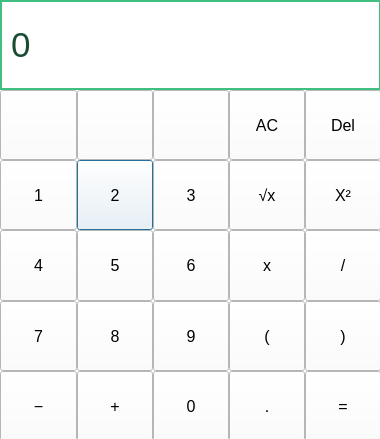
<?xml version="1.0" encoding="UTF-8"?>
<ui version="4.0">
 <class>Calculator</class>
 <widget class="QDialog" name="Calculator">
  <property name="geometry">
   <rect>
    <x>0</x>
    <y>0</y>
    <width>380</width>
    <height>439</height>
   </rect>
  </property>
  <property name="palette">
   <palette>
    <active>
     <colorrole role="WindowText">
      <brush brushstyle="SolidPattern">
       <color alpha="255">
        <red>0</red>
        <green>0</green>
        <blue>0</blue>
       </color>
      </brush>
     </colorrole>
     <colorrole role="Button">
      <brush brushstyle="SolidPattern">
       <color alpha="255">
        <red>255</red>
        <green>255</green>
        <blue>255</blue>
       </color>
      </brush>
     </colorrole>
     <colorrole role="Light">
      <brush brushstyle="SolidPattern">
       <color alpha="255">
        <red>255</red>
        <green>255</green>
        <blue>255</blue>
       </color>
      </brush>
     </colorrole>
     <colorrole role="Midlight">
      <brush brushstyle="SolidPattern">
       <color alpha="255">
        <red>255</red>
        <green>255</green>
        <blue>255</blue>
       </color>
      </brush>
     </colorrole>
     <colorrole role="Dark">
      <brush brushstyle="SolidPattern">
       <color alpha="255">
        <red>127</red>
        <green>127</green>
        <blue>127</blue>
       </color>
      </brush>
     </colorrole>
     <colorrole role="Mid">
      <brush brushstyle="SolidPattern">
       <color alpha="255">
        <red>170</red>
        <green>170</green>
        <blue>170</blue>
       </color>
      </brush>
     </colorrole>
     <colorrole role="Text">
      <brush brushstyle="SolidPattern">
       <color alpha="255">
        <red>0</red>
        <green>0</green>
        <blue>0</blue>
       </color>
      </brush>
     </colorrole>
     <colorrole role="BrightText">
      <brush brushstyle="SolidPattern">
       <color alpha="255">
        <red>255</red>
        <green>255</green>
        <blue>255</blue>
       </color>
      </brush>
     </colorrole>
     <colorrole role="ButtonText">
      <brush brushstyle="SolidPattern">
       <color alpha="255">
        <red>0</red>
        <green>0</green>
        <blue>0</blue>
       </color>
      </brush>
     </colorrole>
     <colorrole role="Base">
      <brush brushstyle="SolidPattern">
       <color alpha="255">
        <red>255</red>
        <green>255</green>
        <blue>255</blue>
       </color>
      </brush>
     </colorrole>
     <colorrole role="Window">
      <brush brushstyle="SolidPattern">
       <color alpha="255">
        <red>255</red>
        <green>255</green>
        <blue>255</blue>
       </color>
      </brush>
     </colorrole>
     <colorrole role="Shadow">
      <brush brushstyle="SolidPattern">
       <color alpha="255">
        <red>0</red>
        <green>0</green>
        <blue>0</blue>
       </color>
      </brush>
     </colorrole>
     <colorrole role="AlternateBase">
      <brush brushstyle="SolidPattern">
       <color alpha="255">
        <red>255</red>
        <green>255</green>
        <blue>255</blue>
       </color>
      </brush>
     </colorrole>
     <colorrole role="ToolTipBase">
      <brush brushstyle="SolidPattern">
       <color alpha="255">
        <red>255</red>
        <green>255</green>
        <blue>220</blue>
       </color>
      </brush>
     </colorrole>
     <colorrole role="ToolTipText">
      <brush brushstyle="SolidPattern">
       <color alpha="255">
        <red>0</red>
        <green>0</green>
        <blue>0</blue>
       </color>
      </brush>
     </colorrole>
     <colorrole role="PlaceholderText">
      <brush brushstyle="SolidPattern">
       <color alpha="128">
        <red>0</red>
        <green>0</green>
        <blue>0</blue>
       </color>
      </brush>
     </colorrole>
    </active>
    <inactive>
     <colorrole role="WindowText">
      <brush brushstyle="SolidPattern">
       <color alpha="255">
        <red>0</red>
        <green>0</green>
        <blue>0</blue>
       </color>
      </brush>
     </colorrole>
     <colorrole role="Button">
      <brush brushstyle="SolidPattern">
       <color alpha="255">
        <red>255</red>
        <green>255</green>
        <blue>255</blue>
       </color>
      </brush>
     </colorrole>
     <colorrole role="Light">
      <brush brushstyle="SolidPattern">
       <color alpha="255">
        <red>255</red>
        <green>255</green>
        <blue>255</blue>
       </color>
      </brush>
     </colorrole>
     <colorrole role="Midlight">
      <brush brushstyle="SolidPattern">
       <color alpha="255">
        <red>255</red>
        <green>255</green>
        <blue>255</blue>
       </color>
      </brush>
     </colorrole>
     <colorrole role="Dark">
      <brush brushstyle="SolidPattern">
       <color alpha="255">
        <red>127</red>
        <green>127</green>
        <blue>127</blue>
       </color>
      </brush>
     </colorrole>
     <colorrole role="Mid">
      <brush brushstyle="SolidPattern">
       <color alpha="255">
        <red>170</red>
        <green>170</green>
        <blue>170</blue>
       </color>
      </brush>
     </colorrole>
     <colorrole role="Text">
      <brush brushstyle="SolidPattern">
       <color alpha="255">
        <red>0</red>
        <green>0</green>
        <blue>0</blue>
       </color>
      </brush>
     </colorrole>
     <colorrole role="BrightText">
      <brush brushstyle="SolidPattern">
       <color alpha="255">
        <red>255</red>
        <green>255</green>
        <blue>255</blue>
       </color>
      </brush>
     </colorrole>
     <colorrole role="ButtonText">
      <brush brushstyle="SolidPattern">
       <color alpha="255">
        <red>0</red>
        <green>0</green>
        <blue>0</blue>
       </color>
      </brush>
     </colorrole>
     <colorrole role="Base">
      <brush brushstyle="SolidPattern">
       <color alpha="255">
        <red>255</red>
        <green>255</green>
        <blue>255</blue>
       </color>
      </brush>
     </colorrole>
     <colorrole role="Window">
      <brush brushstyle="SolidPattern">
       <color alpha="255">
        <red>255</red>
        <green>255</green>
        <blue>255</blue>
       </color>
      </brush>
     </colorrole>
     <colorrole role="Shadow">
      <brush brushstyle="SolidPattern">
       <color alpha="255">
        <red>0</red>
        <green>0</green>
        <blue>0</blue>
       </color>
      </brush>
     </colorrole>
     <colorrole role="AlternateBase">
      <brush brushstyle="SolidPattern">
       <color alpha="255">
        <red>255</red>
        <green>255</green>
        <blue>255</blue>
       </color>
      </brush>
     </colorrole>
     <colorrole role="ToolTipBase">
      <brush brushstyle="SolidPattern">
       <color alpha="255">
        <red>255</red>
        <green>255</green>
        <blue>220</blue>
       </color>
      </brush>
     </colorrole>
     <colorrole role="ToolTipText">
      <brush brushstyle="SolidPattern">
       <color alpha="255">
        <red>0</red>
        <green>0</green>
        <blue>0</blue>
       </color>
      </brush>
     </colorrole>
     <colorrole role="PlaceholderText">
      <brush brushstyle="SolidPattern">
       <color alpha="128">
        <red>0</red>
        <green>0</green>
        <blue>0</blue>
       </color>
      </brush>
     </colorrole>
    </inactive>
    <disabled>
     <colorrole role="WindowText">
      <brush brushstyle="SolidPattern">
       <color alpha="255">
        <red>127</red>
        <green>127</green>
        <blue>127</blue>
       </color>
      </brush>
     </colorrole>
     <colorrole role="Button">
      <brush brushstyle="SolidPattern">
       <color alpha="255">
        <red>255</red>
        <green>255</green>
        <blue>255</blue>
       </color>
      </brush>
     </colorrole>
     <colorrole role="Light">
      <brush brushstyle="SolidPattern">
       <color alpha="255">
        <red>255</red>
        <green>255</green>
        <blue>255</blue>
       </color>
      </brush>
     </colorrole>
     <colorrole role="Midlight">
      <brush brushstyle="SolidPattern">
       <color alpha="255">
        <red>255</red>
        <green>255</green>
        <blue>255</blue>
       </color>
      </brush>
     </colorrole>
     <colorrole role="Dark">
      <brush brushstyle="SolidPattern">
       <color alpha="255">
        <red>127</red>
        <green>127</green>
        <blue>127</blue>
       </color>
      </brush>
     </colorrole>
     <colorrole role="Mid">
      <brush brushstyle="SolidPattern">
       <color alpha="255">
        <red>170</red>
        <green>170</green>
        <blue>170</blue>
       </color>
      </brush>
     </colorrole>
     <colorrole role="Text">
      <brush brushstyle="SolidPattern">
       <color alpha="255">
        <red>127</red>
        <green>127</green>
        <blue>127</blue>
       </color>
      </brush>
     </colorrole>
     <colorrole role="BrightText">
      <brush brushstyle="SolidPattern">
       <color alpha="255">
        <red>255</red>
        <green>255</green>
        <blue>255</blue>
       </color>
      </brush>
     </colorrole>
     <colorrole role="ButtonText">
      <brush brushstyle="SolidPattern">
       <color alpha="255">
        <red>127</red>
        <green>127</green>
        <blue>127</blue>
       </color>
      </brush>
     </colorrole>
     <colorrole role="Base">
      <brush brushstyle="SolidPattern">
       <color alpha="255">
        <red>255</red>
        <green>255</green>
        <blue>255</blue>
       </color>
      </brush>
     </colorrole>
     <colorrole role="Window">
      <brush brushstyle="SolidPattern">
       <color alpha="255">
        <red>255</red>
        <green>255</green>
        <blue>255</blue>
       </color>
      </brush>
     </colorrole>
     <colorrole role="Shadow">
      <brush brushstyle="SolidPattern">
       <color alpha="255">
        <red>0</red>
        <green>0</green>
        <blue>0</blue>
       </color>
      </brush>
     </colorrole>
     <colorrole role="AlternateBase">
      <brush brushstyle="SolidPattern">
       <color alpha="255">
        <red>255</red>
        <green>255</green>
        <blue>255</blue>
       </color>
      </brush>
     </colorrole>
     <colorrole role="ToolTipBase">
      <brush brushstyle="SolidPattern">
       <color alpha="255">
        <red>255</red>
        <green>255</green>
        <blue>220</blue>
       </color>
      </brush>
     </colorrole>
     <colorrole role="ToolTipText">
      <brush brushstyle="SolidPattern">
       <color alpha="255">
        <red>0</red>
        <green>0</green>
        <blue>0</blue>
       </color>
      </brush>
     </colorrole>
     <colorrole role="PlaceholderText">
      <brush brushstyle="SolidPattern">
       <color alpha="128">
        <red>0</red>
        <green>0</green>
        <blue>0</blue>
       </color>
      </brush>
     </colorrole>
    </disabled>
   </palette>
  </property>
  <property name="contextMenuPolicy">
   <enum>Qt::NoContextMenu</enum>
  </property>
  <property name="windowTitle">
   <string>Dialog</string>
  </property>
  <property name="styleSheet">
   <string notr="true"/>
  </property>
  <widget class="QWidget" name="gridLayoutWidget">
   <property name="geometry">
    <rect>
     <x>0</x>
     <y>90</y>
     <width>381</width>
     <height>351</height>
    </rect>
   </property>
   <layout class="QGridLayout" name="qwe">
    <property name="sizeConstraint">
     <enum>QLayout::SetDefaultConstraint</enum>
    </property>
    <property name="spacing">
     <number>0</number>
    </property>
    <item row="1" column="1">
     <widget class="QPushButton" name="pushButton_two">
      <property name="sizePolicy">
       <sizepolicy hsizetype="Expanding" vsizetype="Ignored">
        <horstretch>0</horstretch>
        <verstretch>0</verstretch>
       </sizepolicy>
      </property>
      <property name="font">
       <font>
        <family>Arial</family>
        <pointsize>12</pointsize>
        <weight>50</weight>
        <bold>false</bold>
       </font>
      </property>
      <property name="styleSheet">
       <string notr="true">QPushButton
{
	border: 1px solid gray;
	border-color: #40bf80;
	background-color: #ffffff;
	color:#194d33;
}
QPushButton:pressed
{
	background-color: #ffcccc;
}R</string>
      </property>
      <property name="text">
       <string>2</string>
      </property>
     </widget>
    </item>
    <item row="3" column="0">
     <widget class="QPushButton" name="pushButton_seven">
      <property name="sizePolicy">
       <sizepolicy hsizetype="Expanding" vsizetype="Ignored">
        <horstretch>0</horstretch>
        <verstretch>0</verstretch>
       </sizepolicy>
      </property>
      <property name="font">
       <font>
        <family>Arial</family>
        <pointsize>12</pointsize>
        <weight>50</weight>
        <bold>false</bold>
       </font>
      </property>
      <property name="styleSheet">
       <string notr="true">QPushButton
{
	border: 1px solid gray;
	border-color: #40bf80;
	background-color: #ffffff;
	color:#194d33;
}
QPushButton:pressed
{
	background-color: #ffcccc;
}R</string>
      </property>
      <property name="text">
       <string>7</string>
      </property>
     </widget>
    </item>
    <item row="3" column="2">
     <widget class="QPushButton" name="pushButton_nine">
      <property name="sizePolicy">
       <sizepolicy hsizetype="Expanding" vsizetype="Ignored">
        <horstretch>0</horstretch>
        <verstretch>0</verstretch>
       </sizepolicy>
      </property>
      <property name="font">
       <font>
        <family>Arial</family>
        <pointsize>12</pointsize>
        <weight>50</weight>
        <bold>false</bold>
       </font>
      </property>
      <property name="styleSheet">
       <string notr="true">QPushButton
{
	border: 1px solid gray;
	border-color: #40bf80;
	background-color: #ffffff;
	color:#194d33;
}
QPushButton:pressed
{
	background-color: #ffcccc;
}R</string>
      </property>
      <property name="text">
       <string>9</string>
      </property>
     </widget>
    </item>
    <item row="3" column="1">
     <widget class="QPushButton" name="pushButton_eight">
      <property name="sizePolicy">
       <sizepolicy hsizetype="Expanding" vsizetype="Ignored">
        <horstretch>0</horstretch>
        <verstretch>0</verstretch>
       </sizepolicy>
      </property>
      <property name="font">
       <font>
        <family>Arial</family>
        <pointsize>12</pointsize>
        <weight>50</weight>
        <bold>false</bold>
       </font>
      </property>
      <property name="styleSheet">
       <string notr="true">QPushButton
{
	border: 1px solid gray;
	border-color: #40bf80;
	background-color: #ffffff;
	color:#194d33;
}
QPushButton:pressed
{
	background-color: #ffcccc;
}R</string>
      </property>
      <property name="text">
       <string>8</string>
      </property>
     </widget>
    </item>
    <item row="2" column="1">
     <widget class="QPushButton" name="pushButton_five">
      <property name="sizePolicy">
       <sizepolicy hsizetype="Expanding" vsizetype="Ignored">
        <horstretch>0</horstretch>
        <verstretch>0</verstretch>
       </sizepolicy>
      </property>
      <property name="font">
       <font>
        <family>Arial</family>
        <pointsize>12</pointsize>
        <weight>50</weight>
        <bold>false</bold>
       </font>
      </property>
      <property name="styleSheet">
       <string notr="true">QPushButton
{
	border: 1px solid gray;
	border-color: #40bf80;
	background-color: #ffffff;
	color:#194d33;
}
QPushButton:pressed
{
	background-color: #ffcccc;
}R</string>
      </property>
      <property name="text">
       <string>5</string>
      </property>
     </widget>
    </item>
    <item row="4" column="2">
     <widget class="QPushButton" name="pushButton_zero">
      <property name="sizePolicy">
       <sizepolicy hsizetype="Expanding" vsizetype="Ignored">
        <horstretch>0</horstretch>
        <verstretch>0</verstretch>
       </sizepolicy>
      </property>
      <property name="font">
       <font>
        <family>Arial</family>
        <pointsize>12</pointsize>
        <weight>50</weight>
        <bold>false</bold>
       </font>
      </property>
      <property name="styleSheet">
       <string notr="true">QPushButton
{
	border: 1px solid gray;
	border-color: #40bf80;
	background-color: #ffffff;
	color:#194d33;
}
QPushButton:pressed
{
	background-color: #ffcccc;
}R</string>
      </property>
      <property name="text">
       <string>0</string>
      </property>
     </widget>
    </item>
    <item row="1" column="4">
     <widget class="QPushButton" name="pushButton_plus_minus">
      <property name="sizePolicy">
       <sizepolicy hsizetype="Expanding" vsizetype="Ignored">
        <horstretch>0</horstretch>
        <verstretch>0</verstretch>
       </sizepolicy>
      </property>
      <property name="font">
       <font>
        <family>Arial</family>
        <pointsize>12</pointsize>
        <weight>50</weight>
        <bold>false</bold>
       </font>
      </property>
      <property name="styleSheet">
       <string notr="true">QPushButton
{
	border: 1px solid gray;
	border-color: #40bf80;
	background-color: #ffffff;
	color:#194d33;
}
QPushButton:pressed
{
	background-color: #ffcccc;
}R</string>
      </property>
      <property name="text">
       <string>X²</string>
      </property>
     </widget>
    </item>
    <item row="2" column="0">
     <widget class="QPushButton" name="pushButton_four">
      <property name="sizePolicy">
       <sizepolicy hsizetype="Expanding" vsizetype="Ignored">
        <horstretch>0</horstretch>
        <verstretch>0</verstretch>
       </sizepolicy>
      </property>
      <property name="font">
       <font>
        <family>Arial</family>
        <pointsize>12</pointsize>
        <weight>50</weight>
        <bold>false</bold>
       </font>
      </property>
      <property name="styleSheet">
       <string notr="true">QPushButton
{
	border: 1px solid gray;
	border-color: #40bf80;
	background-color: #ffffff;
	color:#194d33;
}
QPushButton:pressed
{
	background-color: #ffcccc;
}R</string>
      </property>
      <property name="text">
       <string>4</string>
      </property>
     </widget>
    </item>
    <item row="4" column="1">
     <widget class="QPushButton" name="pushButton_plus">
      <property name="sizePolicy">
       <sizepolicy hsizetype="Expanding" vsizetype="Ignored">
        <horstretch>0</horstretch>
        <verstretch>0</verstretch>
       </sizepolicy>
      </property>
      <property name="font">
       <font>
        <family>Arial</family>
        <pointsize>12</pointsize>
        <weight>50</weight>
        <bold>false</bold>
       </font>
      </property>
      <property name="styleSheet">
       <string notr="true">QPushButton
{
	border: 1px solid gray;
	border-color: #40bf80;
	background-color: #ffffff;
	color:#194d33;
}
QPushButton:pressed
{
	background-color: #ffcccc;
}R</string>
      </property>
      <property name="text">
       <string>+</string>
      </property>
     </widget>
    </item>
    <item row="1" column="2">
     <widget class="QPushButton" name="pushButton_three">
      <property name="sizePolicy">
       <sizepolicy hsizetype="Expanding" vsizetype="Ignored">
        <horstretch>0</horstretch>
        <verstretch>0</verstretch>
       </sizepolicy>
      </property>
      <property name="font">
       <font>
        <family>Arial</family>
        <pointsize>12</pointsize>
        <weight>50</weight>
        <bold>false</bold>
       </font>
      </property>
      <property name="styleSheet">
       <string notr="true">QPushButton
{
	border: 1px solid gray;
	border-color: #40bf80;
	background-color: #ffffff;
	color:#194d33;
}
QPushButton:pressed
{
	background-color: #ffcccc;
}R</string>
      </property>
      <property name="text">
       <string>3</string>
      </property>
     </widget>
    </item>
    <item row="1" column="0">
     <widget class="QPushButton" name="pushButton_one">
      <property name="sizePolicy">
       <sizepolicy hsizetype="Expanding" vsizetype="Ignored">
        <horstretch>0</horstretch>
        <verstretch>0</verstretch>
       </sizepolicy>
      </property>
      <property name="font">
       <font>
        <family>Arial</family>
        <pointsize>12</pointsize>
        <weight>50</weight>
        <bold>false</bold>
       </font>
      </property>
      <property name="styleSheet">
       <string notr="true">QPushButton
{
	border: 1px solid gray;
	border-color: #40bf80;
	background-color: #ffffff;
	color:#194d33;
}
QPushButton:pressed
{
	background-color: #ffcccc;
}R</string>
      </property>
      <property name="text">
       <string>1</string>
      </property>
     </widget>
    </item>
    <item row="4" column="0">
     <widget class="QPushButton" name="pushButton_minus">
      <property name="sizePolicy">
       <sizepolicy hsizetype="Expanding" vsizetype="Ignored">
        <horstretch>0</horstretch>
        <verstretch>0</verstretch>
       </sizepolicy>
      </property>
      <property name="font">
       <font>
        <family>Arial</family>
        <pointsize>12</pointsize>
        <weight>50</weight>
        <bold>false</bold>
       </font>
      </property>
      <property name="styleSheet">
       <string notr="true">QPushButton
{
	border: 1px solid gray;
	border-color: #40bf80;
	background-color: #ffffff;
	color:#194d33;
}
QPushButton:pressed
{
	background-color: #ffcccc;
}R</string>
      </property>
      <property name="text">
       <string>−</string>
      </property>
     </widget>
    </item>
    <item row="2" column="2">
     <widget class="QPushButton" name="pushButton_six">
      <property name="sizePolicy">
       <sizepolicy hsizetype="Expanding" vsizetype="Ignored">
        <horstretch>0</horstretch>
        <verstretch>0</verstretch>
       </sizepolicy>
      </property>
      <property name="font">
       <font>
        <family>Arial</family>
        <pointsize>12</pointsize>
        <weight>50</weight>
        <bold>false</bold>
       </font>
      </property>
      <property name="styleSheet">
       <string notr="true">QPushButton
{
	border: 1px solid gray;
	border-color: #40bf80;
	background-color: #ffffff;
	color:#194d33;
}
QPushButton:pressed
{
	background-color: #ffcccc;
}R</string>
      </property>
      <property name="text">
       <string>6</string>
      </property>
     </widget>
    </item>
    <item row="4" column="3">
     <widget class="QPushButton" name="pushButton_dot">
      <property name="sizePolicy">
       <sizepolicy hsizetype="Expanding" vsizetype="Ignored">
        <horstretch>0</horstretch>
        <verstretch>0</verstretch>
       </sizepolicy>
      </property>
      <property name="font">
       <font>
        <family>Arial</family>
        <pointsize>12</pointsize>
        <weight>50</weight>
        <bold>false</bold>
       </font>
      </property>
      <property name="styleSheet">
       <string notr="true">QPushButton
{
	border: 1px solid gray;
	border-color: #40bf80;
	background-color: #ffffff;
	color:#194d33;
}
QPushButton:pressed
{
	background-color: #ffcccc;
}R</string>
      </property>
      <property name="text">
       <string>.</string>
      </property>
     </widget>
    </item>
    <item row="4" column="4">
     <widget class="QPushButton" name="pushButton_equals">
      <property name="sizePolicy">
       <sizepolicy hsizetype="Expanding" vsizetype="Ignored">
        <horstretch>0</horstretch>
        <verstretch>0</verstretch>
       </sizepolicy>
      </property>
      <property name="font">
       <font>
        <family>Arial</family>
        <pointsize>12</pointsize>
        <weight>50</weight>
        <bold>false</bold>
       </font>
      </property>
      <property name="styleSheet">
       <string notr="true">QPushButton
{
	border: 1px solid gray;
	border-color: #40bf80;
	background-color: #ffffff;
	color:#194d33;
}
QPushButton:pressed
{
	background-color: #ffcccc;
}R</string>
      </property>
      <property name="text">
       <string>=</string>
      </property>
     </widget>
    </item>
    <item row="0" column="3">
     <widget class="QPushButton" name="pushButton_clear">
      <property name="sizePolicy">
       <sizepolicy hsizetype="Expanding" vsizetype="Ignored">
        <horstretch>0</horstretch>
        <verstretch>0</verstretch>
       </sizepolicy>
      </property>
      <property name="font">
       <font>
        <family>Arial</family>
        <pointsize>12</pointsize>
        <weight>50</weight>
        <bold>false</bold>
       </font>
      </property>
      <property name="styleSheet">
       <string notr="true">QPushButton
{
	border: 1px solid gray;
	border-color: #40bf80;
	background-color: #ffffff;
	color:#194d33;
}
QPushButton:pressed
{
	background-color: #ffcccc;
}R</string>
      </property>
      <property name="text">
       <string>AC</string>
      </property>
     </widget>
    </item>
    <item row="0" column="4">
     <widget class="QPushButton" name="pushButton_del">
      <property name="sizePolicy">
       <sizepolicy hsizetype="Expanding" vsizetype="Ignored">
        <horstretch>0</horstretch>
        <verstretch>0</verstretch>
       </sizepolicy>
      </property>
      <property name="font">
       <font>
        <family>Arial</family>
        <pointsize>12</pointsize>
        <weight>50</weight>
        <bold>false</bold>
       </font>
      </property>
      <property name="styleSheet">
       <string notr="true">QPushButton
{
	border: 1px solid gray;
	border-color: #40bf80;
	background-color: #ffffff;
	color:#194d33;
}
QPushButton:pressed
{
	background-color: #ffcccc;
}R</string>
      </property>
      <property name="text">
       <string>Del</string>
      </property>
     </widget>
    </item>
    <item row="1" column="3">
     <widget class="QPushButton" name="pushButton_square_root">
      <property name="sizePolicy">
       <sizepolicy hsizetype="Expanding" vsizetype="Ignored">
        <horstretch>0</horstretch>
        <verstretch>0</verstretch>
       </sizepolicy>
      </property>
      <property name="font">
       <font>
        <family>Arial</family>
        <pointsize>12</pointsize>
        <weight>50</weight>
        <bold>false</bold>
       </font>
      </property>
      <property name="styleSheet">
       <string notr="true">QPushButton
{
	border: 1px solid gray;
	border-color: #40bf80;
	background-color: #ffffff;
	color:#194d33;
}
QPushButton:pressed
{
	background-color: #ffcccc;
}R</string>
      </property>
      <property name="text">
       <string>√x</string>
      </property>
     </widget>
    </item>
    <item row="2" column="3">
     <widget class="QPushButton" name="pushButton_multiply">
      <property name="sizePolicy">
       <sizepolicy hsizetype="Expanding" vsizetype="Ignored">
        <horstretch>0</horstretch>
        <verstretch>0</verstretch>
       </sizepolicy>
      </property>
      <property name="font">
       <font>
        <family>Arial</family>
        <pointsize>12</pointsize>
        <weight>50</weight>
        <bold>false</bold>
       </font>
      </property>
      <property name="styleSheet">
       <string notr="true">QPushButton
{
	border: 1px solid gray;
	border-color: #40bf80;
	background-color: #ffffff;
	color:#194d33;
}
QPushButton:pressed
{
	background-color: #ffcccc;
}R</string>
      </property>
      <property name="text">
       <string>x</string>
      </property>
     </widget>
    </item>
    <item row="3" column="3">
     <widget class="QPushButton" name="pushButton_bracket_left">
      <property name="sizePolicy">
       <sizepolicy hsizetype="Expanding" vsizetype="Ignored">
        <horstretch>0</horstretch>
        <verstretch>0</verstretch>
       </sizepolicy>
      </property>
      <property name="font">
       <font>
        <family>Arial</family>
        <pointsize>12</pointsize>
        <weight>50</weight>
        <bold>false</bold>
       </font>
      </property>
      <property name="styleSheet">
       <string notr="true">QPushButton
{
	border: 1px solid gray;
	border-color: #40bf80;
	background-color: #ffffff;
	color:#194d33;
}
QPushButton:pressed
{
	background-color: #ffcccc;
}R</string>
      </property>
      <property name="text">
       <string>(</string>
      </property>
     </widget>
    </item>
    <item row="2" column="4">
     <widget class="QPushButton" name="pushButton_divided">
      <property name="sizePolicy">
       <sizepolicy hsizetype="Expanding" vsizetype="Ignored">
        <horstretch>0</horstretch>
        <verstretch>0</verstretch>
       </sizepolicy>
      </property>
      <property name="font">
       <font>
        <family>Arial</family>
        <pointsize>12</pointsize>
        <weight>50</weight>
        <bold>false</bold>
       </font>
      </property>
      <property name="styleSheet">
       <string notr="true">QPushButton
{
	border: 1px solid gray;
	border-color: #40bf80;
	background-color: #ffffff;
	color:#194d33;
}
QPushButton:pressed
{
	background-color: #ffcccc;
}R</string>
      </property>
      <property name="text">
       <string>/</string>
      </property>
     </widget>
    </item>
    <item row="3" column="4">
     <widget class="QPushButton" name="pushButton_bracket_right">
      <property name="sizePolicy">
       <sizepolicy hsizetype="Expanding" vsizetype="Ignored">
        <horstretch>0</horstretch>
        <verstretch>0</verstretch>
       </sizepolicy>
      </property>
      <property name="font">
       <font>
        <family>Arial</family>
        <pointsize>12</pointsize>
        <weight>50</weight>
        <bold>false</bold>
       </font>
      </property>
      <property name="styleSheet">
       <string notr="true">QPushButton
{
	border: 1px solid gray;
	border-color: #40bf80;
	background-color: #ffffff;
	color:#194d33;
}
QPushButton:pressed
{
	background-color: #ffcccc;
}R</string>
      </property>
      <property name="text">
       <string>)</string>
      </property>
     </widget>
    </item>
    <item row="0" column="2">
     <widget class="QPushButton" name="pushButton_pass_1">
      <property name="sizePolicy">
       <sizepolicy hsizetype="Expanding" vsizetype="Ignored">
        <horstretch>0</horstretch>
        <verstretch>0</verstretch>
       </sizepolicy>
      </property>
      <property name="font">
       <font>
        <family>Arial</family>
        <pointsize>12</pointsize>
        <weight>50</weight>
        <bold>false</bold>
       </font>
      </property>
      <property name="styleSheet">
       <string notr="true">QPushButton
{
	border: 1px solid gray;
	border-color: #40bf80;
	background-color: #ffffff;
	color:#194d33;
}
QPushButton:pressed
{
	background-color: #ffcccc;
}R</string>
      </property>
      <property name="text">
       <string/>
      </property>
     </widget>
    </item>
    <item row="0" column="1">
     <widget class="QPushButton" name="pushButton_pass_2">
      <property name="sizePolicy">
       <sizepolicy hsizetype="Expanding" vsizetype="Ignored">
        <horstretch>0</horstretch>
        <verstretch>0</verstretch>
       </sizepolicy>
      </property>
      <property name="font">
       <font>
        <family>Arial</family>
        <pointsize>12</pointsize>
        <weight>50</weight>
        <bold>false</bold>
       </font>
      </property>
      <property name="styleSheet">
       <string notr="true">QPushButton
{
	border: 1px solid gray;
	border-color: #40bf80;
	background-color: #ffffff;
	color:#194d33;
}
QPushButton:pressed
{
	background-color: #ffcccc;
}R</string>
      </property>
      <property name="text">
       <string/>
      </property>
     </widget>
    </item>
    <item row="0" column="0">
     <widget class="QPushButton" name="pushButton_pass3">
      <property name="sizePolicy">
       <sizepolicy hsizetype="Expanding" vsizetype="Ignored">
        <horstretch>0</horstretch>
        <verstretch>0</verstretch>
       </sizepolicy>
      </property>
      <property name="font">
       <font>
        <family>Arial</family>
        <pointsize>12</pointsize>
        <weight>50</weight>
        <bold>false</bold>
       </font>
      </property>
      <property name="styleSheet">
       <string notr="true">QPushButton
{
	border: 1px solid gray;
	border-color: #40bf80;
	background-color: #ffffff;
	color:#194d33;
}
QPushButton:pressed
{
	background-color: #ffcccc;
}R</string>
      </property>
      <property name="text">
       <string/>
      </property>
     </widget>
    </item>
   </layout>
  </widget>
  <widget class="QLabel" name="label_output">
   <property name="geometry">
    <rect>
     <x>0</x>
     <y>0</y>
     <width>381</width>
     <height>90</height>
    </rect>
   </property>
   <property name="sizePolicy">
    <sizepolicy hsizetype="Ignored" vsizetype="Maximum">
     <horstretch>0</horstretch>
     <verstretch>1</verstretch>
    </sizepolicy>
   </property>
   <property name="font">
    <font>
     <family>Arial</family>
     <pointsize>26</pointsize>
    </font>
   </property>
   <property name="styleSheet">
    <string notr="true">QLabel
{
 	qproperty-alignment: 'AlignVCenter | AlignRight';
 	background-color:   #ffffff;
	border: 2px solid;
	border-color: #40bf80;
	color: #194d33;

}
</string>
   </property>
   <property name="text">
    <string>0</string>
   </property>
  </widget>
 </widget>
 <resources/>
 <connections/>
</ui>
